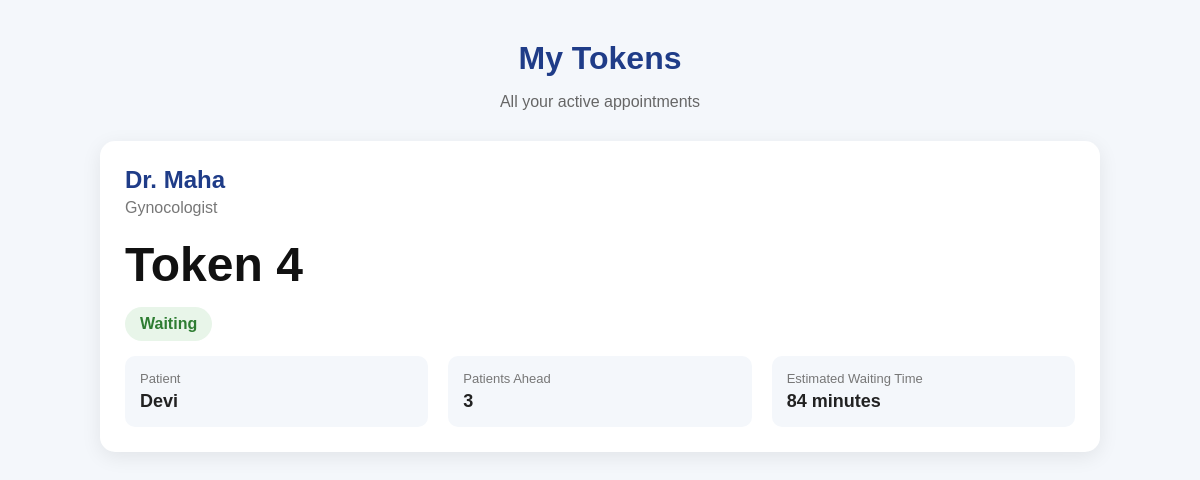
The app's page /patients/my-token/ (signed in) with its own data.
### patients/models.py (models this page shows, shortened)
class Token(models.Model):
    patient = models.ForeignKey(
        Patient,
        on_delete=models.CASCADE
    )
    doctor = models.ForeignKey(
        Doctor,
        on_delete=models.CASCADE
    )
    token_number = models.PositiveIntegerField()
    is_emergency = models.BooleanField(
        default=False
    )
    status = models.CharField(
        max_length=20,
        default="Waiting"
    )
    is_transferred = models.BooleanField(
        default=False
    )
    original_doctor = models.ForeignKey(
        Doctor,
        on_delete=models.SET_NULL,
        null=True,
        blank=True,
        related_name="original_tokens"
    )
    original_token_number = models.PositiveIntegerField(
        null=True,
        blank=True
    )
    created_at = models.DateTimeField(
        auto_now_add=True
    )

class Patient(models.Model):
    user = models.ForeignKey(
        User,
        on_delete=models.CASCADE,
        null=True,
        blank=True,
        related_name="patient_profiles"
    )
    name = models.CharField(max_length=100)
    phone = models.CharField(max_length=15)
    age = models.PositiveIntegerField()
    gender = models.CharField(max_length=10)
    created_at = models.DateTimeField(
        auto_now_add=True
    )

### doctors/models.py (models this page shows, shortened)
class Doctor(models.Model):
    user = models.OneToOneField(
        User,
        on_delete=models.CASCADE,
        null=True,
        blank=True,
        related_name="doctor_profile"
    )
    name = models.CharField(max_length=100)
    specialization = models.CharField(max_length=100)
    phone = models.CharField(max_length=15)
    consultation_time = models.PositiveIntegerField(
        help_text="Average consultation time in minutes"
    )
    available = models.BooleanField(default=True)

### patients/views.py (the view, shortened to what this page needs)
@login_required(login_url="/accounts/login/")
def view_token(request):
    active_tokens = Token.objects.filter(
        patient__user=request.user
    ).exclude(
        status="Completed"
    ).select_related(
        "patient",
        "doctor"
    ).order_by(
        "created_at"
    )
    token_data = []
    for token in active_tokens:
        doctor = token.doctor
        if token.status == "Waiting":
            if token.is_emergency:
                patients_ahead = Token.objects.filter(
                    doctor=doctor,
                    status="Waiting",
                    is_emergency=True,
                    created_at__lt=token.created_at
                ).count()
            else:
                emergency_ahead = Token.objects.filter(
                    doctor=doctor,
                    status="Waiting",
                    is_emergency=True
                ).count()
                normal_ahead = Token.objects.filter(
                    doctor=doctor,
                    status="Waiting",
                    is_emergency=False,
                    token_number__lt=token.token_number
                ).count()
                patients_ahead = (
                    emergency_ahead
                    + normal_ahead
                )
            waiting_time = (
                patients_ahead
                * doctor.consultation_time
            )
        elif token.status == "Serving":
            patients_ahead = 0
            waiting_time = 0
        else:
            patients_ahead = 0
            waiting_time = 0
        token_data.append({
            "token": token,
            "patient": token.patient,
            "doctor": doctor,
            "patients_ahead": patients_ahead,
            "waiting_time": waiting_time,
        })
    return render(
        request,
        "patients/my_token.html",
        {
            "token_data": token_data
        }
    )

### patients/templates/patients/my_token.html (shortened to what this page needs)
<!DOCTYPE html>
<html>
<head>
</head>
<body>
<div class="container">
    <div class="header">
        <h1>My Tokens</h1>
        <p>All your active appointments</p>
    </div>
    {% if error %}
        <div class="no-token">
            <h2>{{ error }}</h2>
            <a href="{% url 'generate_token' %}" class="back-button">
                Generate Token
            </a>
        </div>
    {% else %}
        {% for item in token_data %}
            <div class="token-card">
                <div class="doctor-name">
                    Dr. {{ item.doctor.name }}
                </div>
                <div class="specialization">
                    {{ item.doctor.specialization }}
                </div>
                <div class="token-number">
                    Token {{ item.token.token_number }}
                </div>
                <div>
                    <span class="status">
                        {{ item.token.status }}
                    </span>
                </div>
                <div class="info-row">
                    <div class="info-box">
                        <div class="label">
                            Patient
                        </div>
                        <div class="value">
                            {{ item.patient.name }}
                        </div>
                    </div>
                    <div class="info-box">
                        <div class="label">
                            Patients Ahead
                        </div>
                        <div class="value">
                            {{ item.patients_ahead }}
                        </div>
                    </div>
                    <div class="info-box">
                        <div class="label">
                            Estimated Waiting Time
                        </div>
                        <div class="value">
                            {{ item.waiting_time }} minutes
                        </div>
                    </div>
                </div>
            </div>
        {% endfor %}
    {% endif %}
</div>
</body>
</html>

### patients/templates/patients/my_token.html (style rules this page uses)
body { margin: 0; font-family: Arial, sans-serif; background: #f4f7fb; color: #222; }
.container { width: 90%; max-width: 1000px; margin: 40px auto; }
.header { text-align: center; margin-bottom: 30px; }
.header h1 { margin-bottom: 8px; color: #1f3c88; }
.header p { color: #666; }
.token-card { background: white; border-radius: 15px; padding: 25px; margin-bottom: 25px; box-shadow: 0 5px 20px rgba(0, 0, 0, 0.08); }
.doctor-name { font-size: 24px; font-weight: bold; color: #1f3c88; }
.specialization { color: #777; margin-top: 5px; margin-bottom: 20px; }
.token-number { font-size: 48px; font-weight: bold; color: #111; margin: 15px 0; }
.info-row { display: flex; justify-content: space-between; gap: 20px; margin-top: 15px; }
.info-box { flex: 1; background: #f4f7fb; padding: 15px; border-radius: 10px; }
.label { font-size: 13px; color: #777; margin-bottom: 5px; }
.value { font-size: 18px; font-weight: bold; }
.status { display: inline-block; padding: 8px 15px; border-radius: 20px; background: #e8f5e9; color: #2e7d32; font-weight: bold; }

### records on screen
Token: doctor.name "Maha", doctor.specialization "Gynocologist", token.token_number "4", token.status "Waiting", patient.name "Devi", patients_ahead "3", waiting_time "84"
